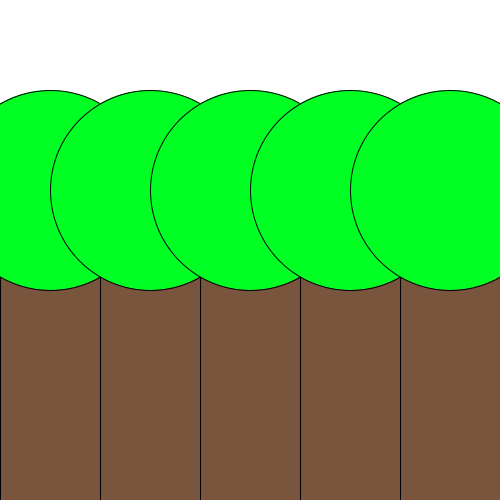
Frame 1 (no input)
Frame 60 (the mouse pressed at the canvas centre just before this capture): identical to frame 1, image omitted
Frame 120 (the mouse held since frame 60 and released just before this capture): identical to frame 1, image omitted

The Processing sketch that drew this single still picture (run headless with seeded random() and noise(); from frame 60 on, the mouse is pressed at the canvas centre):

// Processing sketch: opdracht10
// ── opdracht10.pde


void setup() {
  size(500, 500);
}

void draw() {
  background(255, 255, 255);
    boomstam(0, 200, 100, 300);
  blaadjes(50, 190, 200, 200);
}
void boomstam(int x1, int y1, int x2, int y2) {
  for(int i = 0; i<5; i++){
  fill(121, 85, 61);
  rect(x1, y1, x2, y2);
  x1+=100;
  }
}
void blaadjes(int x1, int y1, int lengte, int breedte) {
  for(int i = 0; i<5; i++){
  fill(0, 255, 34);
  ellipse(x1, y1, lengte, breedte);
  x1+=100;
}
}
